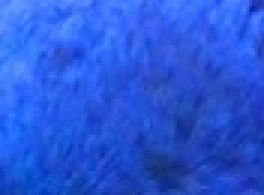
#> input picture corte7.png, 88 x 65 px (shown 3 times larger)
$ python imagensCinza.py
#> lines starting #> are read from the running program, lines starting #| are printed output that depends on the picture
import cv2, queue, math

#print(imagem[0][0])

# LER IMAGEM
imagem    = cv2.imread("corte7.png")
#> imagem is the input picture: shape (65, 88, 3); mean B, G, R 216.6, 87.2, 41
gray_img = cv2.cvtColor(imagem, cv2.COLOR_BGR2GRAY)
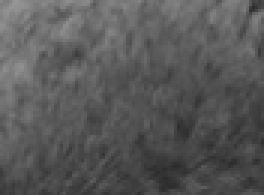
#> gray_img: shape (65, 88) (shown 3 times larger); min 43, max 152, mean 88.1

lic = 999
lsc = -1

for l in gray_img:
    for c in l:
        #print(c)

        if c > lsc:
            lsc = c
        if c < lic:
            lic = c
#> this loop made 65 passes
#> after the loop, lic = 43; lsc = 152

#exit()

imagem  = cv2.imread("t2.png")
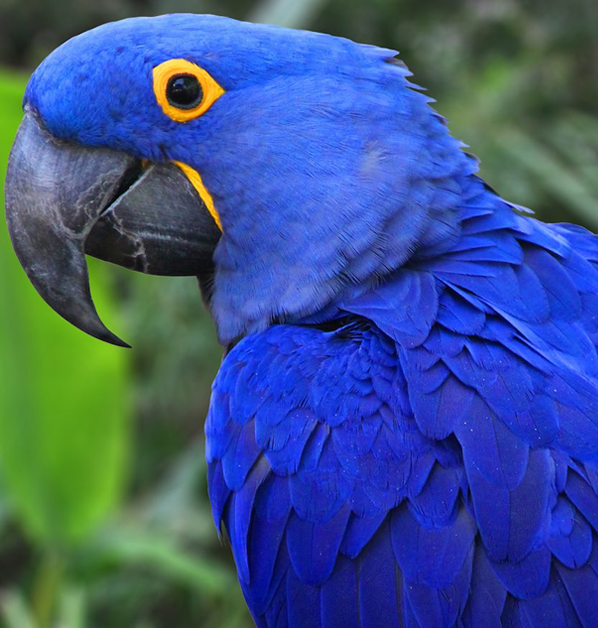
#> input picture t2.png, 598 x 628 px
#> imagem is the input picture: shape (628, 598, 3); mean B, G, R 138.3, 84.2, 59.4

cv2.imshow("Imagem 1", imagem)
cv2.waitKey(0)

gray_img = cv2.cvtColor(imagem, cv2.COLOR_BGR2GRAY)
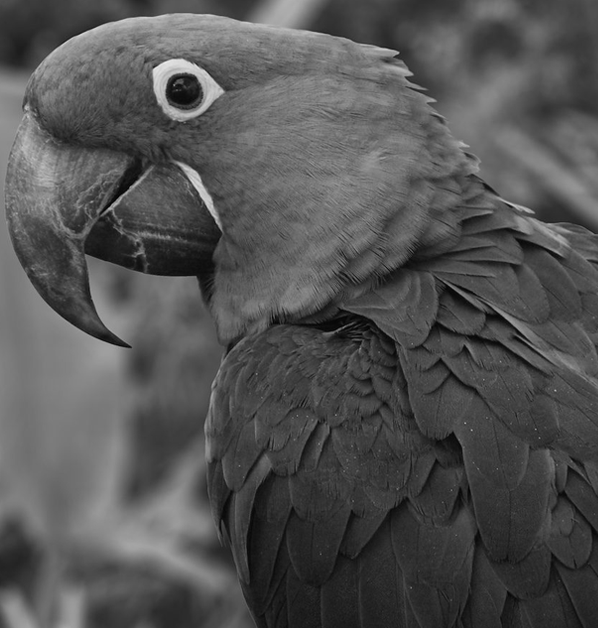
#> gray_img: shape (628, 598); min 1, max 236, mean 83

print("Altura (height): %d pixels" % (imagem.shape[0]))
#| Altura (height): 628 pixels
print("Largura (width): %d pixels" % (imagem.shape[1]))
#| Largura (width): 598 pixels
print("Canais (channels): %d"      % (imagem.shape[2]))
#| Canais (channels): 3
print("%d %d|" % (lic, lsc))
#| 43 152|

print(gray_img.shape)
#| (628, 598)

for l in range(0, gray_img.shape[0]):
    for c in range(0, gray_img.shape[1]):
        if(gray_img[l][c] >= lic + 30 and gray_img[l][c] <= lsc - 30):
            gray_img[l][c] = 255
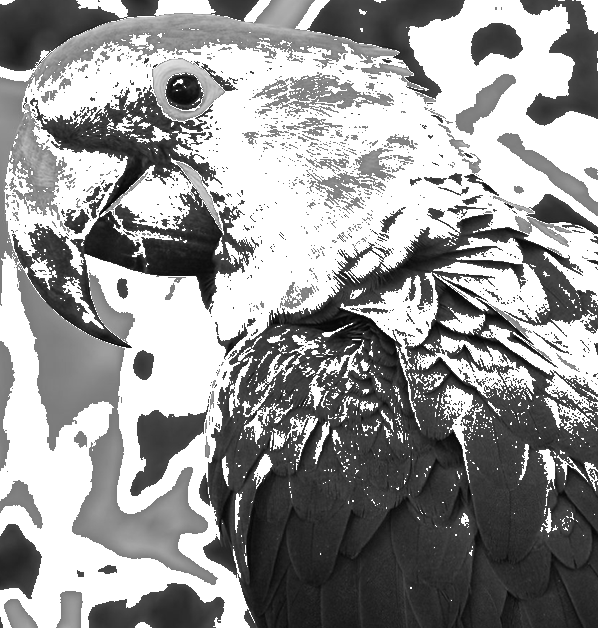
#> gray_img: shape (628, 598); min 1, max 255, mean 150

# ESCREVER NOVA IMAGEM
cv2.imwrite("newimgGray.png", gray_img)

cv2.imshow("Imagem 2", gray_img)
cv2.waitKey(0)
